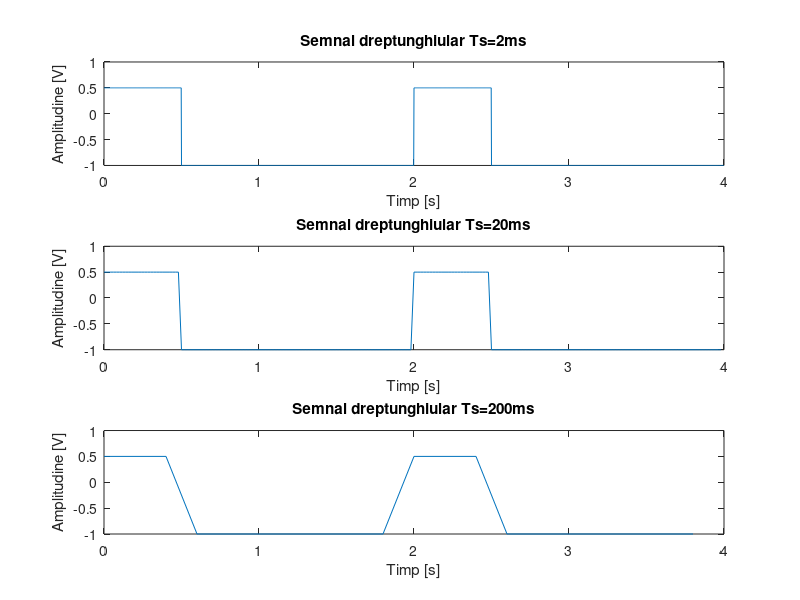

Write MATLAB code to recreate this figure.
Ts_2ms = 0.002;
Ts_20ms = 0.02;
Ts_200ms = 0.2;

%% semnal dreptungiular 
T = 2;

t_2ms = 0:Ts_2ms:2*T-Ts_2ms;

x_2ms = square(t_2ms(t_2ms<T)*pi,25);
x_2ms = x_2ms * 0.75 - 0.25;
x_2ms =repmat(x_2ms,1,2);
figure(1);
subplot(3,1,1);
plot(t_2ms,x_2ms);
title('Semnal dreptunghiular Ts=2ms');
xlabel('Timp [s]');
ylabel('Amplitudine [V]')

subplot(3,1,2);
plot(t_2ms(1:10:length(t_2ms)),x_2ms(1:10:length(x_2ms)));
title('Semnal dreptunghiular Ts=20ms');
xlabel('Timp [s]');
ylabel('Amplitudine [V]')

subplot(3,1,3);
plot(t_2ms(1:100:length(t_2ms)),x_2ms(1:100:length(x_2ms)));
title('Semnal dreptunghiular Ts=200ms');
xlabel('Timp [s]');
ylabel('Amplitudine [V]')